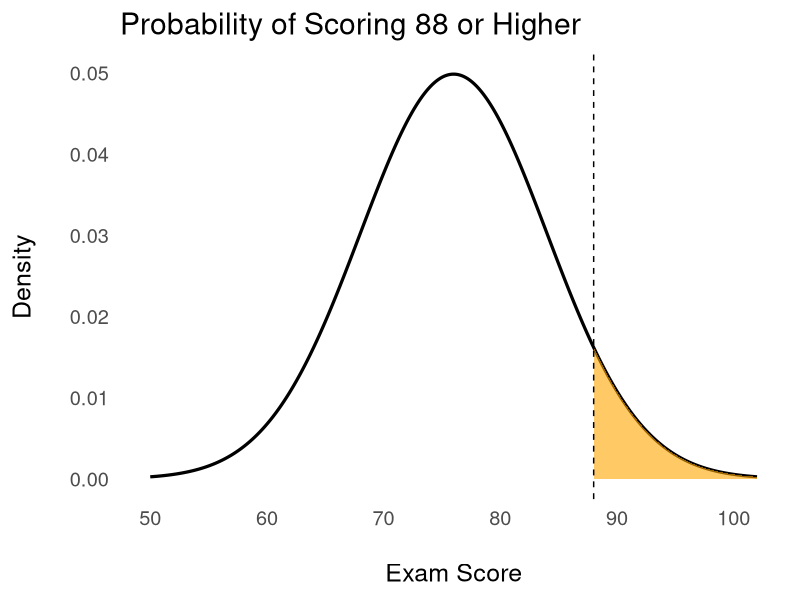
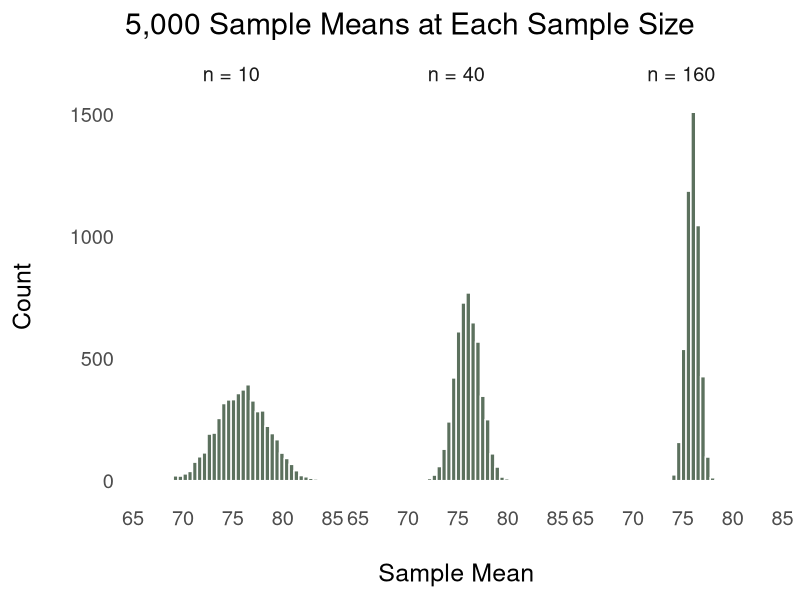
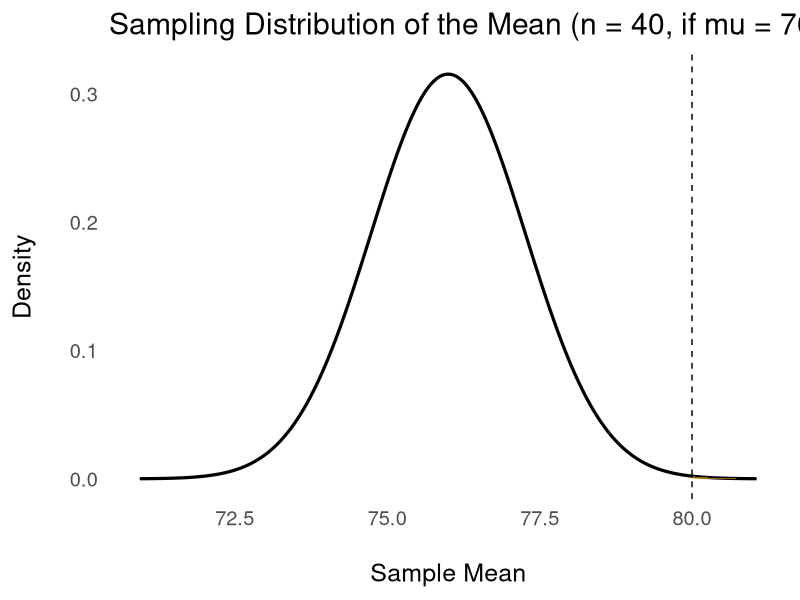

Write the R code that produced these figures, in order.
## ---- chunk 1
#| label: z-one-score
#| code-fold: false
mu    <- 76    # population mean of the exam
sigma <- 8     # population standard deviation
nadia <- 88    # Nadia's raw score

z_nadia <- (nadia - mu) / sigma
z_nadia
## ---- chunk 2
#| label: pnorm-two-ways
#| code-fold: false
# Road 1: give pnorm() the RAW score, plus the mean and sd
pnorm(q = 88, mean = 76, sd = 8, lower.tail = TRUE)

# Road 2: standardize first, then use the STANDARD normal
pnorm(q = 1.5, mean = 0, sd = 1, lower.tail = TRUE)
## ---- chunk 3
#| label: plot-prob-above-88
#| fig-width: 11
#| fig-height: 4.5
library(ggplot2)

dat <- data.frame(x = seq(from = 50, to = 102, by = 0.1))
dat$y <- dnorm(x = dat$x, mean = 76, sd = 8)

ggplot(data = dat, mapping = aes(x = x, y = y)) +
  geom_line(linewidth = 1.1) +
  geom_area(
    data = subset(dat, x >= 88),
    fill = "orange", alpha = 0.6
  ) +
  geom_vline(xintercept = 88, linetype = "dashed") +
  theme_minimal(base_size = 18) +
  labs(
    title = "Probability of Scoring 88 or Higher",
    x = "\nExam Score",
    y = "Density\n"
  ) +
  theme(panel.grid = element_blank())
## ---- chunk 4
#| label: qnorm-top10
#| code-fold: false
# What score marks the top 10% of the class?
# Top 10% means 90% are at or below it.
qnorm(p = 0.90, mean = 76, sd = 8, lower.tail = TRUE)
## ---- chunk 5
#| label: scale-class
#| code-fold: false
set.seed(seed = 348)
exam_scores <- round(rnorm(n = 40, mean = 76, sd = 8), digits = 1)

z_scores <- round(scale(x = exam_scores, center = TRUE, scale = TRUE)[, 1], digits = 2)

head(data.frame(score = exam_scores, z = z_scores), n = 8)
## ---- chunk 6
#| label: class-vs-population
#| code-fold: false
mean(x = exam_scores)   # this class
sd(x = exam_scores)     # this class

(88 - mean(x = exam_scores)) / sd(x = exam_scores)   # Nadia vs. THIS class
(88 - 76) / 8                                        # Nadia vs. the POPULATION
## ---- chunk 7
#| label: sampling-sim
#| code-fold: false
set.seed(seed = 348)

sim_means <- function(n) {
  replicate(n = 5000, expr = mean(x = rnorm(n = n, mean = 76, sd = 8)))
}

means_10  <- sim_means(n = 10)
means_40  <- sim_means(n = 40)
means_160 <- sim_means(n = 160)

sd(x = means_10)    # spread of the sample means when n = 10
sd(x = means_40)    # n = 40
sd(x = means_160)   # n = 160
## ---- chunk 8
#| label: plot-sampling-histograms
#| fig-width: 12
#| fig-height: 4.5
library(dplyr)

sims <- bind_rows(
  data.frame(mean = means_10,  n = "n = 10"),
  data.frame(mean = means_40,  n = "n = 40"),
  data.frame(mean = means_160, n = "n = 160")
) |>
  mutate(n = factor(x = n, levels = c("n = 10", "n = 40", "n = 160")))

ggplot(data = sims, mapping = aes(x = mean)) +
  geom_histogram(bins = 40, fill = "#5C715E", color = "white") +
  facet_wrap(facets = ~ n) +
  theme_minimal(base_size = 18) +
  labs(
    title = "5,000 Sample Means at Each Sample Size",
    x = "\nSample Mean", y = "Count\n"
  ) +
  theme(panel.grid = element_blank())
## ---- chunk 9
#| label: standard-error
#| code-fold: false
sigma <- 8

sigma / sqrt(x = 10)    # n = 10
sigma / sqrt(x = 40)    # n = 40
sigma / sqrt(x = 160)   # n = 160
## ---- chunk 10
#| label: z-test
#| code-fold: false
mu     <- 76    # population mean
sigma  <- 8     # population standard deviation
n      <- 40    # sample size
m      <- 80    # observed sample mean

se <- sigma / sqrt(x = n)
z  <- (m - mu) / se

# One-tailed: P(sample mean >= 80)
p_one <- pnorm(q = z, mean = 0, sd = 1, lower.tail = FALSE)

# Two-tailed: the extreme could have been in either direction
p_two <- 2 * p_one

c(se = se, z = z, p_one = p_one, p_two = p_two)
## ---- chunk 11
#| label: plot-z-test
#| fig-width: 11
#| fig-height: 4.5
se <- 8 / sqrt(x = 40)

dat2 <- data.frame(x = seq(from = 76 - 4 * se, to = 76 + 4 * se, length.out = 400))
dat2$y <- dnorm(x = dat2$x, mean = 76, sd = se)

ggplot(data = dat2, mapping = aes(x = x, y = y)) +
  geom_line(linewidth = 1.1) +
  geom_area(data = subset(dat2, x >= 80), fill = "orange", alpha = 0.6) +
  geom_vline(xintercept = 80, linetype = "dashed") +
  theme_minimal(base_size = 18) +
  labs(
    title = "Sampling Distribution of the Mean (n = 40, if mu = 76)",
    x = "\nSample Mean", y = "Density\n"
  ) +
  theme(panel.grid = element_blank())
